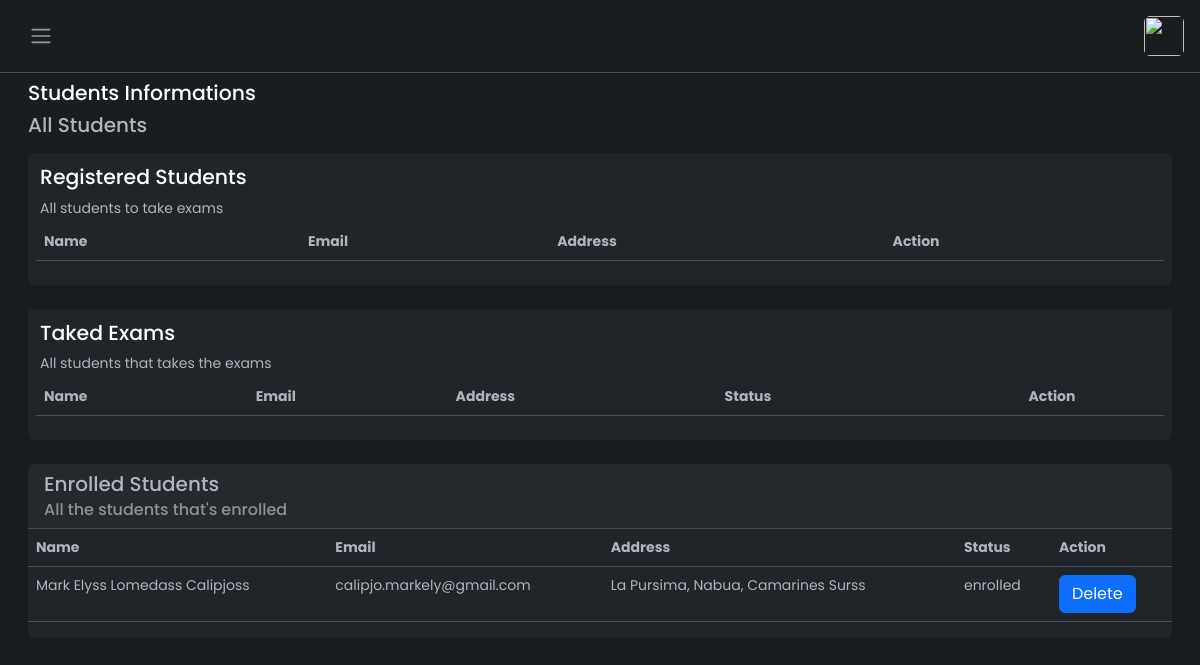
Screenshot of /student (signed in) with the database file from the repository.
### tables this page shows
CREATE TABLE `students` (
  `id` int NOT NULL,
  `firstname` varchar(100) NOT NULL,
  `middlename` varchar(100) NOT NULL,
  `lastname` varchar(100) NOT NULL,
  `gender` varchar(50) NOT NULL,
  `dateofbirth` date DEFAULT NULL,
  `email` varchar(100) NOT NULL,
  `address` varchar(100) NOT NULL,
  `phone` varchar(15) NOT NULL,
  `yearlevel` int DEFAULT NULL,
  `section` varchar(50) DEFAULT NULL,
  `status` enum('pass','fail','enrolled','registered') DEFAULT NULL,
  `formerschoolname` varchar(100) NOT NULL,
  `formerschooladdress` varchar(255) NOT NULL,
  `graduationyear` date NOT NULL,
  `department` varchar(100) NOT NULL,
  `program` varchar(100) NOT NULL,
  `studID` int DEFAULT NULL,
  `token` varchar(255) DEFAULT NULL,
  `userID` int DEFAULT NULL
);

### controllers/Admin/adminviewstudent.php (called while the page is built, shortened)
<?php
    require_once './views/adminstudent.view.php';

### index.php (called while the page is built, shortened)
<?php
    require_once 'router.php';
?>

### views/adminstudent.view.php (the view, shortened to what this page needs)
<?php
    require_once 'config/config.php';
       require_once 'partials/admin-header.php';
    ?>
    <div class="wrapper">
        <div class="main">
            <?php
                require_once 'partials/admin-nav.php';
            ?>
            <main class="content px-3 py-2">
                <div class="container-fluid">
                    <div class="mb-3">
                        <h4>Students Informations</h4>
                        <h5>All Students</h5>
                    </div>
                    <div class="row">
                        <div class="col-12 col-md-12 d-flex">
                            <div class="card flex-fill border-0">
                                <div class="card-body p-0 d-flex flex-fill">
                                    <div class="row g-0 w-100">
                                        <div class="col-12 p-2">
                                            <div class=" m-1">
                                                <h4>Registered Students</h4>
                                                <p class="mb-0">All students to take exams</p>
                                            </div>
                                            <div class="table-responsive">
                                                <table class="table table-fixed">
                                                    <thead>
                                                        <tr>
                                                            <th scope="col">Name</th>
                                                            <th scope="col">Email</th>
                                                            <th scope="col">Address</th>
                                                            <th scope="col">Action</th>
                                                        </tr>
                                                    </thead>
                                                </table>
                                            </div>
                                        </div>
                                    </div>
                                </div>
                            </div>
                        </div>
                        <div class="col-12 col-md-12 d-flex">
                            <div class="card flex-fill border-0">
                                <div class="card-body p-0 d-flex flex-fill">
                                    <div class="row g-0 w-100">
                                        <div class="col-12 p-2">
                                            <div class=" m-1">
                                                <h4>Taked Exams</h4>
                                                <p class="mb-0">All students that takes the exams</p>
                                            </div>
                                            <div class="table-responsive">
                                                <table class="table table-fixed">
                                                    <thead>
                                                        <tr>
                                                            <th scope="col">Name</th>
                                                            <th scope="col">Email</th>
                                                            <th scope="col">Address</th>
                                                            <th scope="col">Status</th>
                                                            <th scope="col" class="text-center" colspan="3">Action</th>
                                                        </tr>
                                                    </thead>
                                                </table>
                                            </div>
                                        </div>
                                    </div>
                                </div>
                            </div>
                        </div>
                    </div>
                    <div class="card border-0">
                        <div class="card-header">
                            <h5 class="card-title">
                                Enrolled Students
                            </h5>
                            <h6 class="card-subtitle text-muted">
                                All the students that's enrolled
                            </h6>
                        </div>
                        <div class="table-responsive">
                            <table class="table table-fixed">
                                <thead>
                                    <tr>
                                        <th scope="col">Name</th>
                                        <th scope="col">Email</th>
                                        <th scope="col">Address</th>
                                        <th scope="col">Status</th>
                                        <th scope="col">Action</th>
                                    </tr>
                                </thead>
                                <?php
                                    $sql_register = "SELECT * FROM students WHERE status = 'enrolled' ORDER BY id DESC";
                                    $stmt = $pdo->query($sql_register);
                                    $rows = $stmt->fetchAll(PDO::FETCH_ASSOC);
                                ?>
                                <tbody>
                                    <?php foreach($rows as $row):?>
                                        <tr>
                                            <td scope="row"><?= $row['firstname']. ' ' . $row['middlename'] . ' ' . $row['lastname']?></td>
                                            <td><?= $row['email']?></td>
                                            <td><?= $row['address']?></td>
                                            <td><?= $row['status']?></td>
                                            <td>
                                               <button type="button" class="btn btn-primary delete" data-id="<?= $row['id']; ?>">
                                                Delete
                                                </button>
                                            </td>
                                        </tr>
                                    <?php endforeach;?>
                                </tbody>
                            </table>
                        </div>
                    </div>
                </div>
            </main>
            <?php
            require_once 'partials/admin-footer.php';
        ?>

### router.php (shortened to what this page needs)
<?php
$uri = parse_url($_SERVER["REQUEST_URI"], PHP_URL_PATH);
$routes = [
    '/' =>  'controllers/index.php',
    '/login' => 'controllers/login.php',
    '/logout' => 'logout.php',
    '/register' => 'controllers/register.php',
    '/registered' => 'controllers/registered.php',
    '/pdf' => 'views/partials/pdf.php',
    '/student' => 'controllers/Admin/adminviewstudent.php',
    '/instructor' => 'controllers/Admin/adminviewinstructor.php',
    '/editStatus' => 'controllers/Admin/loads/editStatus.php',
    '/delete_enrolled' => 'controllers/Admin/loads/delete_enrolled.php',
    '/add-student' => 'controllers/Admin/loads/add.php',
    '/editStudPersonalInfo' => 'controllers/Student/loads/editStudPersonalInfo.php',
    '/adminLogin' => 'controllers/Admin/adminLogin.php',
    '/adminLogout' => 'controllers/Admin/adminLogout.php',
    '/createAdmin' => 'controllers/Admin/createAdmin.php',
    '/admin-login-action' => 'controllers/Admin/loads/admin-login-action.php',
    '/admindashboard' => 'controllers/Admin/admindashboard.php',
    '/studentdashboard' => 'controllers/Student/studentdashboard.php',
    '/editProfile' => 'controllers/Student/editProfile.php',
    '/createAccount' => 'controllers/createAccount.php',
    '/send_email' => 'controllers/Admin/loads/send_email.php',
    '/fetch-instructors' => 'controllers/Admin/loads/fetch.php',
    '/add-instructor' => 'controllers/Admin/loads/add.php',
    '/edit-instructor' => 'controllers/Admin/loads/edit.php',
    '/delete-instructor' => 'controllers/Admin/loads/delete.php',
    '/home' => 'controllers/index.php',
];
function routeToController($uri, $routes){
    if(array_key_exists($uri, $routes)){
        require $routes[$uri];
    }else{
        abort();
    }
}
routeToController($uri, $routes);

### views/partials/admin-header.php (shortened to what this page needs)
<!DOCTYPE html>
<html lang="en" data-bs-theme="dark">
<head>
    <link rel="stylesheet" href="https://cdn.jsdelivr.net/npm/bootstrap@5.3.0-alpha2/dist/css/bootstrap.min.css">
    <link rel="stylesheet" href="https://cdnjs.cloudflare.com/ajax/libs/font-awesome/6.7.1/css/all.min.css" />
    <link rel="stylesheet" href="css/admin-style.css?<?php echo time();?>">
</head>
<body>

### views/partials/admin-nav.php (shortened to what this page needs)
<nav class="navbar navbar-expand px-3 border-bottom">
    <button class="btn" id="sidebar-toggle" type="button">
        <span class="navbar-toggler-icon"></span>
    </button>
    <div class="navbar-collapse navbar">
        <ul class="navbar-nav">
            <li class="nav-item dropdown">
                <a href="#" data-bs-toggle="dropdown" class="nav-icon pe-md-0">
                    <img src="https://encrypted-tbn0.gstatic.com/images?q=tbn:ANd9GcTzewQ_JGAS5FVP6PWfoTSzZ9TnNJWuMJFfLg&s" class="avatar img-fluid rounded" alt="">
                </a>
            </li>
        </ul>
    </div>
</nav>

### views/partials/admin-footer.php (shortened to what this page needs)
</div>
    </div>
</body>
</html>

### css/admin-style.css (style rules this page uses)
body { font-family: 'Poppins', sans-serif; font-size: 0.875rem; opacity: 1; overflow-y: scroll; margin: 0; }
a { cursor: pointer; text-decoration: none; font-family: 'Poppins', sans-serif; }
li { list-style: none; }
h4 { font-family: 'Poppins', sans-serif; font-size: 1.275rem; color: var(--bs-emphasis-color); }
.wrapper { align-items: stretch; display: flex; width: 100%; }
.main { display: flex; flex-direction: column; min-height: 100vh; min-width: 0; overflow: hidden; transition: all 0.35s ease-in-out; width: 100%; background: var(--bs-dark-bg-subtle); }
.avatar { height: 40px; width: 40px; }
.navbar-expand .navbar-nav { margin-left: auto; }
.content { flex: 1; max-width: 100vw; width: 100vw; }
@media (min-width:768px) { .content { max-width: auto; width: auto; } }
.card { box-shadow: 0 0 .875rem 0 rgba(34, 46, 60, .05); margin-bottom: 24px; }

### rows the page displays
students: firstname "Mark Elyss", middlename "Lomedass", lastname "Calipjoss", email "calipjo.markely@gmail.com", address "La Pursima, Nabua, Camarines Surss", status "enrolled"
